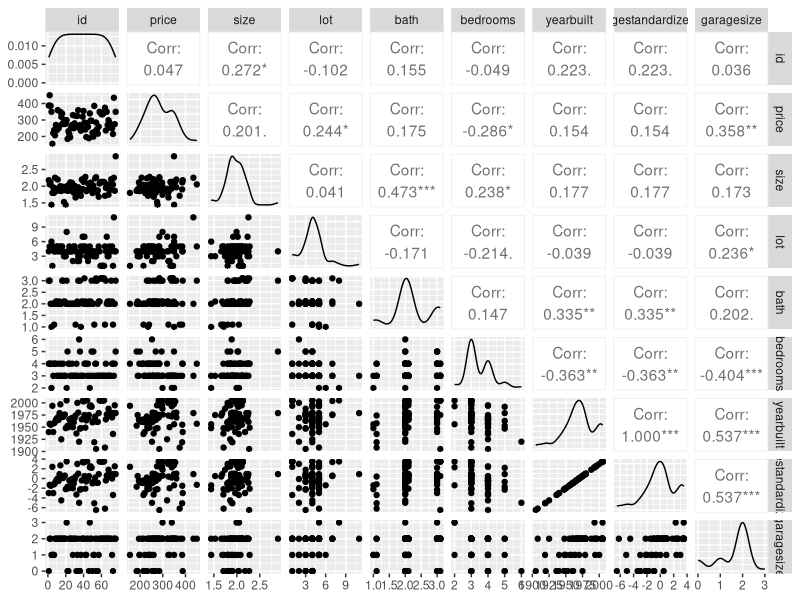
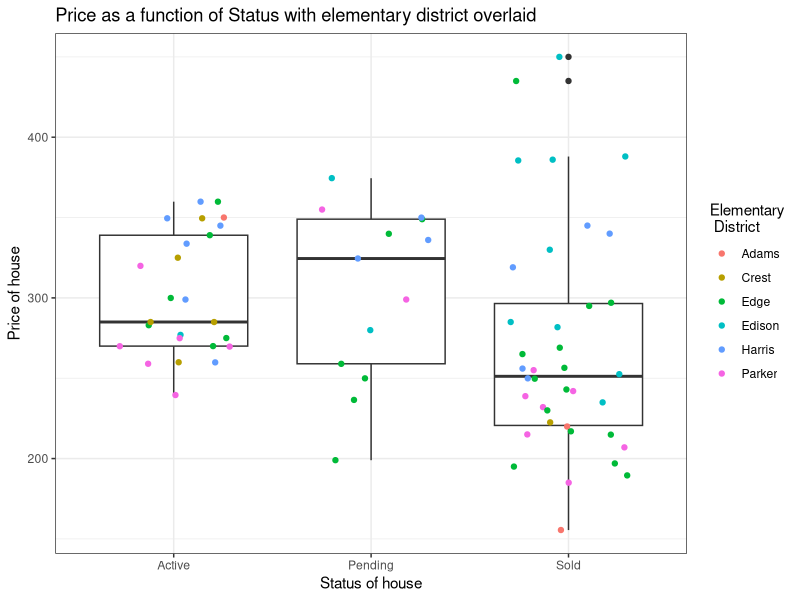
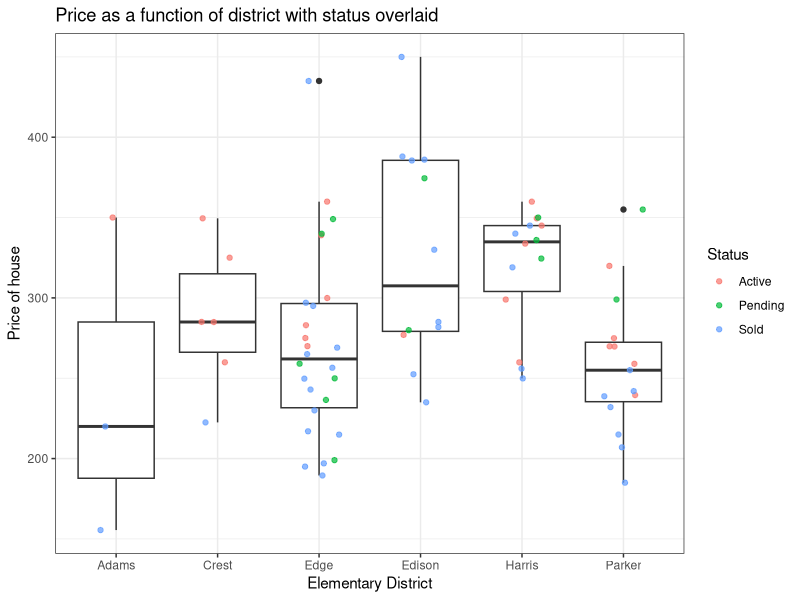
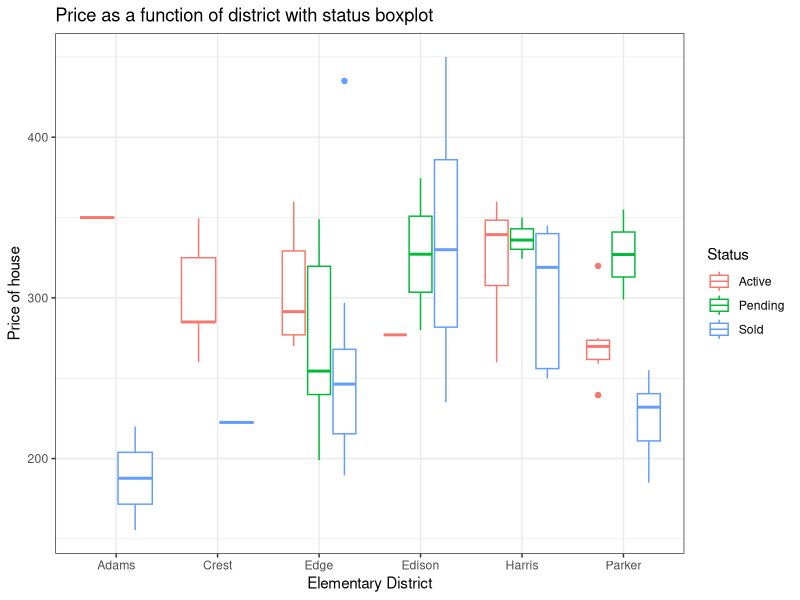
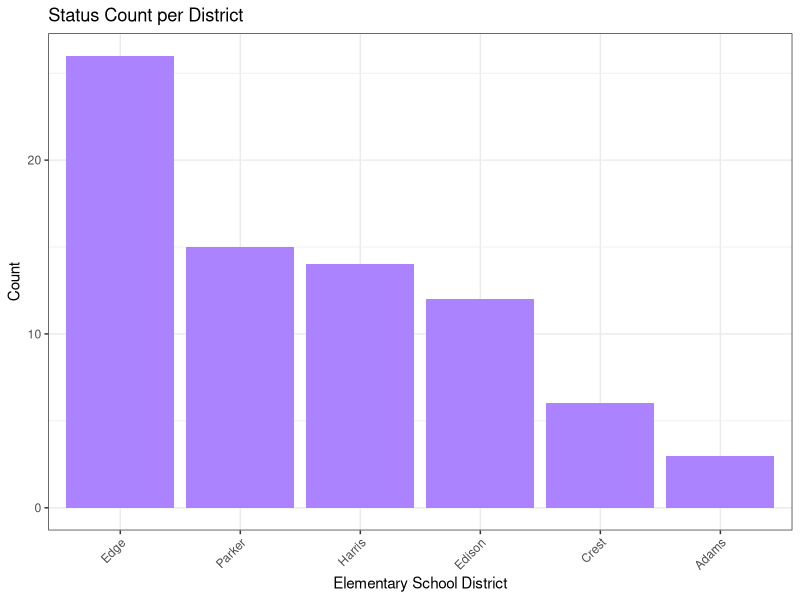
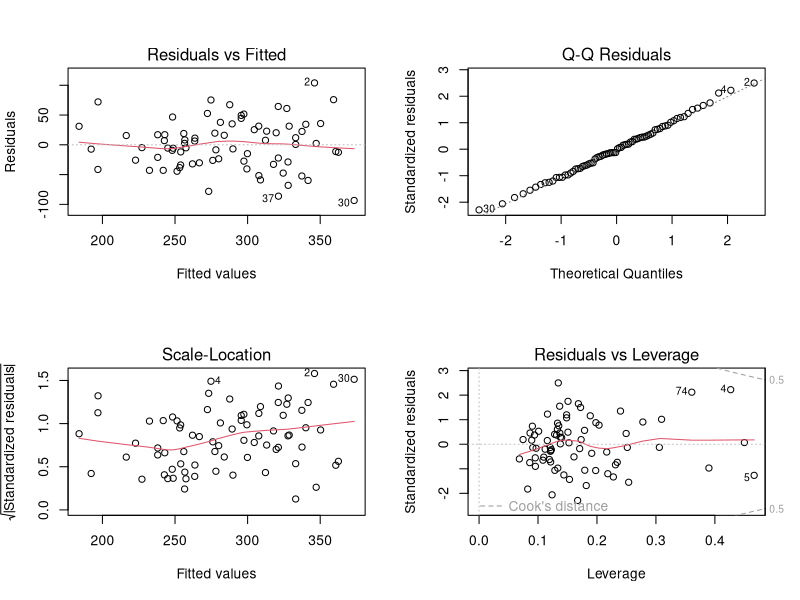
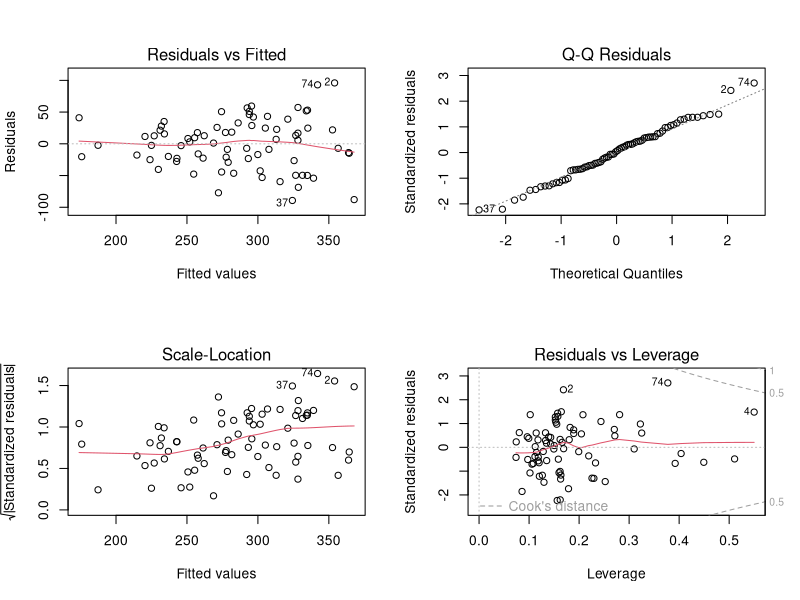
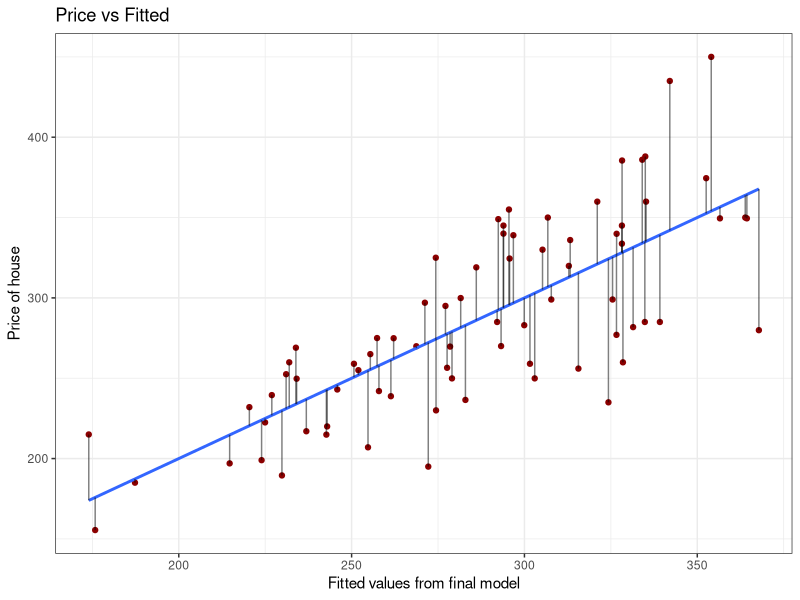

Source code (R) for these figures, in order:
## ---- chunk 1
knitr::opts_chunk$set(echo = TRUE)
library(readxl)
library(tidyverse)
library(corrplot)
library(car)
library(broom)
library(GGally)
## ---- chunk 2
# automatically create a bib database for R packages
knitr::write_bib(c(
  .packages(), 'bookdown', 'knitr', 'rmarkdown', 'tidyverse', 'base', 'readxl',
  'corrplot'
), 'packages.bib')
## ---- chunk 3
house <- read_xlsx("data/Housing.xlsx")
## ---- chunk 4
summary(house)
glimpse(house)
## ---- chunk 5
# Only report the column of price
(cor(house[1:9])[,2])
## ---- chunk 6
ggpairs(house[1:9])
## ---- chunk 7
# Make house status and elementry school a factor
house$status <- as.factor(house$status)
levels(house$status) <- c(act = "Active", pen = "Pending", sld = "Sold")
house$elem <- as.factor(house$elem)
levels(house$elem) <- c(adams = "Adams", crest = "Crest", edge = "Edge", edison = "Edison", 
                        harris = "Harris", parker = "Parker")
## ---- chunk 8
ggplot(house) + 
  geom_boxplot(aes(status, price)) + 
  geom_jitter(aes(status, price, color = elem), width = 0.3) +
  theme_bw() + 
  xlab("Status of house") + 
  ylab("Price of house") + 
  ggtitle("Price as a function of Status with elementary district overlaid") +
  labs(color = "Elementary\n District")  
## ---- chunk 9
ggplot(house) + 
  geom_boxplot(aes(elem, price)) +
  geom_jitter(aes(elem, price, color = status), width = 0.2, alpha = 0.7) + 
  theme_bw() + 
  xlab("Elementary District") + 
  ylab("Price of house") + 
  ggtitle("Price as a function of district with status overlaid") +
  labs(color = "Status")  
## ---- chunk 10
ggplot(house) + 
  geom_boxplot(aes(elem, price, color = status)) +
  theme_bw() + 
  xlab("Elementary District") + 
  ylab("Price of house") + 
  ggtitle("Price as a function of district with status boxplot") +
  labs(color = "Status")  
## ---- chunk 11
reorder_size <- function(x) {
        factor(x, levels = names(sort(table(x), decreasing = TRUE)))
} #used to make the plots be shown in descending order

ggplot(house, aes(x = reorder_size(elem))) +
        geom_bar(fill = "mediumpurple1") +
        xlab("Elementary School District") +
        ylab("Count") + 
        ggtitle("Status Count per District") + 
        theme_bw() +
        theme(axis.text.x = element_text(angle = 45, hjust = 1))
        
## ---- chunk 12
# Elements that seem most important based upon data exploration
summary(model1 <- lm(price ~ lot + bedrooms + garagesize + yearbuilt + size + status + elem, house))
## ---- chunk 13
par(mfrow = c(2,2))
plot(model1)
## ---- chunk 14
vif(model1)
## ---- chunk 15
house[c(74, 4, 5, 37), ]

house %>% 
  filter(bedrooms <= 2)

house %>% 
  filter(lot > 7)

house %>% 
  filter(lot < 2)
## ---- chunk 16
summary(model2 <- lm(price ~ bedrooms + bath + garagesize + status + 
                       elem + size + lot + bedrooms:bath, house))
## ---- chunk 17
par(mfrow = c(2,2))
plot(model2)
## ---- chunk 18
anova(model1, model2)
## ---- chunk 19
summary(lm(price ~., house))
summary(model2)
## ---- chunk 20
amod2 <- augment(model2)
ggplot(amod2, aes(.fitted, price)) +
  geom_point(color = "darkred") +
  geom_smooth(method = "lm", se = FALSE) +
  geom_segment(aes(x = .fitted, xend = .fitted, y = price, yend = .fitted), alpha = 0.5) +
  theme_bw() +
  xlab("Fitted values from final model") + 
  ylab("Price of house") + 
  ggtitle("Price vs Fitted")
## ---- chunk 21
# Confidence intervals for entire model2
confint(model2)
## ---- chunk 22
house_mean <-  data.frame(bedrooms = mean(house$bedrooms), bath = mean(house$bath), 
                          garagesize = mean(house$bath), status = "Sold", 
                          elem = "Edge", size = mean(house$size), lot = mean(house$lot))
# Confidence Interval for house2
predict(model2, house_mean, interval = "confidence")
## ---- chunk 23
house2 = data.frame(bedrooms = 3, bath = 2, garagesize = 2, status = "Active",
                    elem = "Edge", size = 1.7, lot = 4)
# Prediction Interval for house2
predict(model2, house2, interval = "predict")
